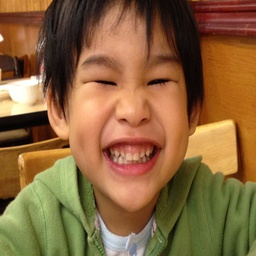
#> input picture sample_images/AG.jpg, 256 x 256 px
$ python -i preprocess.py   (imports and definitions only)   (older library calls are emulated)
#> lines starting #> are read from the running program, lines starting #| are printed output that depends on the picture
### utils/img_util.py
import numpy as np
import random as rnd
from PIL import Image
from scipy import ndimage

def compute_norm_mat(base_width, base_height):
	x      = np.arange(base_width)
	y      = np.arange(base_height)
	X, Y   = np.meshgrid(x, y)
	X      = X.flatten()
	Y      = Y.flatten()
	A      = np.array([X*0+1, X, Y]).T
	A_pinv = np.linalg.pinv(A)
	return A, A_pinv

def preproc_img(img, A, A_pinv):
	img_flat = img.flatten()
	img_hist = np.bincount(np.int64(img_flat), minlength = 256)
	cdf = img_hist.cumsum()
	cdf = cdf * (2.0 / cdf[-1]) - 1.0
	img_eq = cdf[np.int64(img_flat)]
	diff = img_eq - np.dot(A, np.dot(A_pinv, img_eq))
	std = np.sqrt(np.dot(diff,diff)/diff.size)
	if std > 1e-6:
		diff = diff/std
	return diff.reshape(img.shape)

### utils/preprocess.py
import cv2
import numpy as np
import sklearn
import mxnet as mx
from PIL import Image
import utils.img_util as imgu
from skimage import transform
from sklearn.decomposition import PCA

# [61 lines left out: functions INP, preprocess_input, not called in this run]

def emotion_input_normalization(single_image):

	single_image = cv2.cvtColor(single_image, cv2.COLOR_BGR2GRAY)
	input_shape 	= (1, 1, 64, 64)
	img 			= Image.fromarray(single_image)
	img 			= img.resize((64, 64), Image.ANTIALIAS)
	T_np 			= np.asarray(img)
	T_np 			= np.resize(T_np, input_shape)
	A, A_pinv 		= imgu.compute_norm_mat(64,64)
	final_image		= imgu.preproc_img(T_np, A,A_pinv)

	return final_image

# [47 lines left out: functions output_normalization, output_softmax, get_input, get_feature, not called in this run]

>>> import cv2
>>> picture = cv2.imread('../sample_images/AG.jpg')
#> picture is the input picture: shape (256, 256, 3); mean B, G, R 61, 101.1, 137.6
>>> result = emotion_input_normalization(picture)
#> in emotion_input_normalization, `single_image = cv2.cvtColor(single_image, cv2.COLOR_BGR2GRAY)`:
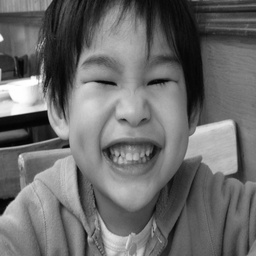
#> single_image: shape (256, 256); min 2, max 255, mean 107.5
#> in emotion_input_normalization, `img 			= img.resize((64, 64), Image.ANTIALIAS)`:
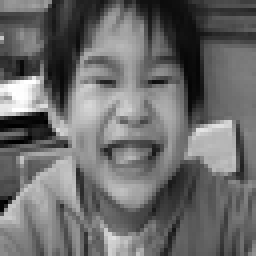
#> img: PIL image 64x64 L (shown 4 times larger); min 0, max 255, mean 107.5
#> in preproc_img, `img_flat = img.flatten()`: img_flat = 4096 values, max 255 at index 1286, min 0 at index 1931, mean 107.5
#> in preproc_img, `img_hist = np.bincount(np.int64(img_flat), minlength = 256)`: img_hist = 256 values, max 46 at index 97, min 0 at index 203, mean 16
#> in preproc_img, `cdf = img_hist.cumsum()`: cdf = 256 values from 6 to 4096
#> in preproc_img, `cdf = cdf * (2.0 / cdf[-1]) - 1.0`: cdf = 256 values from -0.997 to 1
#> in preproc_img, `img_eq = cdf[np.int64(img_flat)]`: img_eq = 4096 values, max 1 at index 1286, min -0.997 at index 1931, mean 0.00571
#> in preproc_img, `diff = img_eq - np.dot(A, np.dot(A_pinv, img_eq))`: diff = 4096 values, max 1.08 at index 1977, min -1.27 at index 3328, mean -6.59e-16
#> in preproc_img, `std = np.sqrt(np.dot(diff,diff)/diff.size)`: std = 0.558
#> in preproc_img, `diff = diff/std`: diff = 4096 values, max 1.93 at index 1977, min -2.27 at index 3328, mean -1.17e-15

$ run again, on sample_images/AG1.jpg
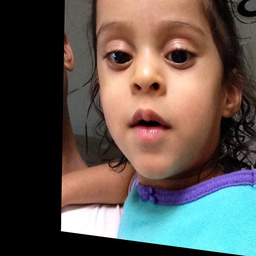
#> input picture sample_images/AG1.jpg, 256 x 256 px
#> picture is the input picture: shape (256, 256, 3); mean B, G, R 78.9, 84.4, 92
#> in emotion_input_normalization, `single_image = cv2.cvtColor(single_image, cv2.COLOR_BGR2GRAY)`:
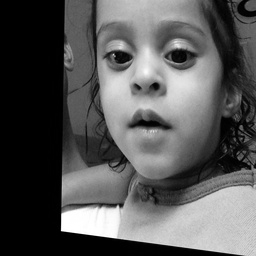
#> single_image: shape (256, 256); min 0, max 255, mean 86
#> in emotion_input_normalization, `img 			= img.resize((64, 64), Image.ANTIALIAS)`:
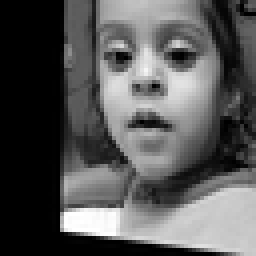
#> img: PIL image 64x64 L (shown 4 times larger); min 0, max 255, mean 86.1
#> img_flat = 4096 values, max 255 at index 3409, min 0 at index 0, mean 86.15
#> img_hist = 256 values, max 1012 at index 0, min 0 at index 227, mean 16
#> in preproc_img, `cdf = img_hist.cumsum()`: cdf = 256 values from 1012 to 4096
#> in preproc_img, `cdf = cdf * (2.0 / cdf[-1]) - 1.0`: cdf = 256 values from -0.506 to 1
#> img_eq = 4096 values, max 1 at index 3409, min -0.506 at index 0, mean 0.0641
#> in preproc_img, `diff = img_eq - np.dot(A, np.dot(A_pinv, img_eq))`: diff = 4096 values, max 1.07 at index 3472, min -0.903 at index 4084, mean -2.08e-17
#> std = 0.441
#> in preproc_img, `diff = diff/std`: diff = 4096 values, max 2.43 at index 3472, min -2.05 at index 4084, mean -5.55e-17

$ run again, on sample_images/AG2.jpg
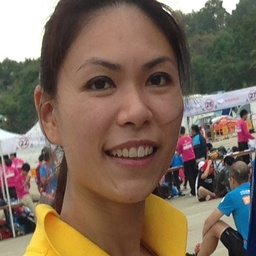
#> input picture sample_images/AG2.jpg, 256 x 256 px
#> picture is the input picture: shape (256, 256, 3); mean B, G, R 89, 104.9, 123.8
#> in emotion_input_normalization, `single_image = cv2.cvtColor(single_image, cv2.COLOR_BGR2GRAY)`:
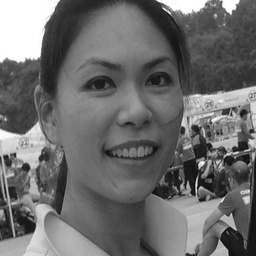
#> single_image: shape (256, 256); min 7, max 255, mean 108.7
#> in emotion_input_normalization, `img 			= img.resize((64, 64), Image.ANTIALIAS)`:
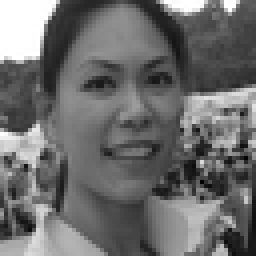
#> img: PIL image 64x64 L (shown 4 times larger); min 0, max 255, mean 108.7
#> img_flat = 4096 values, max 255 at index 0, min 0 at index 2930, mean 108.7
#> img_hist = 256 values, max 147 at index 255, min 0 at index 1, mean 16
#> in preproc_img, `cdf = img_hist.cumsum()`: cdf = 256 values from 1 to 4096
#> in preproc_img, `cdf = cdf * (2.0 / cdf[-1]) - 1.0`: cdf = 256 values from -1 to 1
#> img_eq = 4096 values, max 1 at index 0, min -1 at index 2930, mean 0.00767
#> in preproc_img, `diff = img_eq - np.dot(A, np.dot(A_pinv, img_eq))`: diff = 4096 values, max 1.18 at index 185, min -1.19 at index 3585, mean -2.39e-16
#> std = 0.565
#> in preproc_img, `diff = diff/std`: diff = 4096 values, max 2.09 at index 185, min -2.11 at index 3585, mean -4.23e-16

$ run again, on sample_images/AG3.jpg
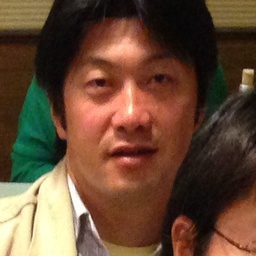
#> input picture sample_images/AG3.jpg, 256 x 256 px
#> picture is the input picture: shape (256, 256, 3); mean B, G, R 53.3, 73.8, 102.7
#> in emotion_input_normalization, `single_image = cv2.cvtColor(single_image, cv2.COLOR_BGR2GRAY)`:
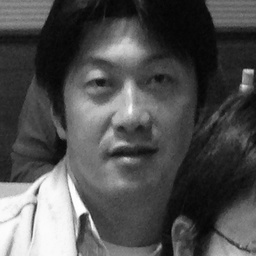
#> single_image: shape (256, 256); min 3, max 255, mean 80.1
#> in emotion_input_normalization, `img 			= img.resize((64, 64), Image.ANTIALIAS)`:
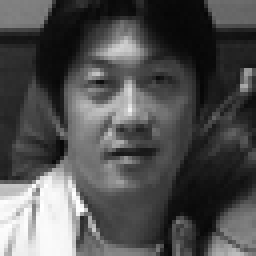
#> img: PIL image 64x64 L (shown 4 times larger); min 6, max 255, mean 80.1
#> img_flat = 4096 values, max 255 at index 3090, min 6 at index 233, mean 80.1
#> img_hist = 256 values, max 75 at index 10, min 0 at index 0, mean 16
#> in preproc_img, `cdf = img_hist.cumsum()`: cdf = 256 values from 0 to 4096
#> in preproc_img, `cdf = cdf * (2.0 / cdf[-1]) - 1.0`: cdf = 256 values from -1 to 1
#> img_eq = 4096 values, max 1 at index 3090, min -1 at index 233, mean 0.00717
#> in preproc_img, `diff = img_eq - np.dot(A, np.dot(A_pinv, img_eq))`: diff = 4096 values, max 1.19 at index 1150, min -1.21 at index 4074, mean -7.22e-16
#> std = 0.501
#> in preproc_img, `diff = diff/std`: diff = 4096 values, max 2.38 at index 1150, min -2.41 at index 4074, mean -1.45e-15
